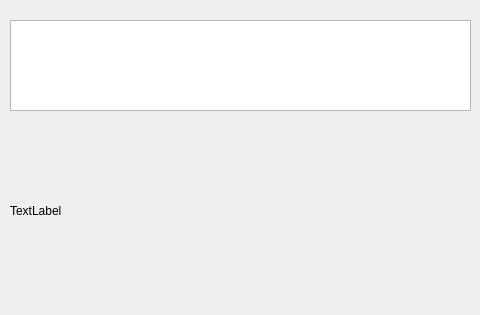
<?xml version="1.0" encoding="UTF-8"?>
<ui version="4.0">
 <class>Dialog</class>
 <widget class="QDialog" name="Dialog">
  <property name="geometry">
   <rect>
    <x>0</x>
    <y>0</y>
    <width>480</width>
    <height>315</height>
   </rect>
  </property>
  <property name="windowTitle">
   <string>Dialog</string>
  </property>
  <widget class="QTextEdit" name="textEdit">
   <property name="geometry">
    <rect>
     <x>10</x>
     <y>20</y>
     <width>461</width>
     <height>91</height>
    </rect>
   </property>
  </widget>
  <widget class="QLabel" name="label">
   <property name="geometry">
    <rect>
     <x>10</x>
     <y>140</y>
     <width>461</width>
     <height>141</height>
    </rect>
   </property>
   <property name="text">
    <string>TextLabel</string>
   </property>
  </widget>
 </widget>
 <resources/>
 <connections/>
</ui>
